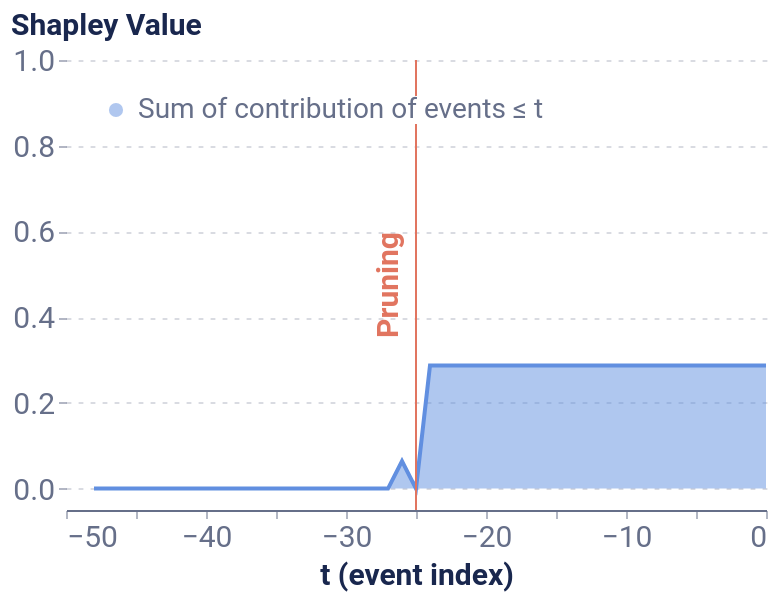

Write notebook code for a chart like this one.
### Code cell
number_of_events = single_instance_data.shape[1]
pruning_plot = plot_temp_coalition_pruning(coal_plot_data, coal_prun_idx, plot_limit=number_of_events)
pruning_plot

### Figure 1 — Vega-Lite specification as saved in the notebook (floating-point values rounded to 4 significant figures)
{"config": {"axis": {"domain": true, "domainColor": "#666F89", "grid": false, "gridCap": "round", "gridColor": "#B3B7C4", "gridDash": [2, 4], "gridWidth": 0.5, "labelColor": "#666F89", "labelFont": "Roboto, Arial, sans-serif", "labelPadding": 2, "tickColor": "#666F89", "tickOpacity": 0.5, "tickSize": 4, "titleColor": "#19274E", "titleFont": "Roboto, Arial, sans-serif", "titleFontSize": 12}, "axisBand": {"domain": true, "labelPadding": 4, "ticks": false}, "axisY": {"domain": false, "titleAlign": "left", "titleAngle": 0, "titleX": -20, "titleY": -10}, "legend": {"labelColor": "#666F89", "labelFont": "Roboto, Arial, sans-serif", "labelFontSize": 12, "symbolSize": 40, "titleColor": "#19274E", "titleFont": "Roboto, Arial, sans-serif", "titleFontSize": 12, "titlePadding": 4}, "arc": {"stroke": "#FFFFFF", "strokeWidth": 1}, "bar": {"fill": "#2770EB", "stroke": null}, "line": {"stroke": "#2770EB", "strokeWidth": 2}, "path": {"stroke": "#2770EB", "strokeWidth": 0.5}, "point": {"fill": "#2770EB", "shape": "circle", "filled": true}, "rect": {"fill": "#2770EB"}, "rule": {"stroke": "#666F89"}, "shape": {"stroke": "#2770EB"}, "text": {"color": "#19274E", "font": "Roboto, Arial, sans-serif", "fontSize": 12}, "range": {"category": ["#2770EB", "#77B98A", "#DA5252", "#FFC400", "#A87AEA", "#00A39E", "#19274E"], "diverging": ["#006360", "#2BB3AE", "#96D9D7", "#FFFFFF", "#EDAAAA", "#DA5252", "#811D1D"], "heatmap": ["#18448F", "#1B4EA5", "#2770EB", "#4C88EE", "#82ACF3", "#A6C4F7", "#E9F1FD"], "ramp": ["#18448F", "#1B4EA5", "#2770EB", "#4C88EE", "#82ACF3", "#A6C4F7", "#E9F1FD"]}, "background": "#FFFFFF", "group": {"fill": "#FFFFFF"}, "header": {"labelColor": "#19274E", "labelFont": "Roboto, Arial, sans-serif", "labelFontSize": 12, "titleColor": "#19274E", "titleFont": "Roboto, Arial, sans-serif", "titleFontSize": 16}, "title": {"anchor": "start", "color": "#19274E", "font": "Roboto, Arial, sans-serif", "fontSize": 20, "fontWeight": "bold", "offset": 20, "subtitleColor": "#19274E", "subtitleFontSize": 16}, "view": {"continuousHeight": 300, "continuousWidth": 400, "stroke": "transparent"}}, "layer": [{"mark": {"type": "area", "opacity": 0.5}, "encoding": {"color": {"field": "Coalition", "legend": {"fillColor": "white", "labelFontSize": 14, "labelLimit": 0, "orient": "top-left", "symbolSize": 50, "symbolStrokeWidth": 0, "title": null}, "scale": {"domain": ["Sum of contribution of events ≤ t"], "range": ["#618FE0"]}, "type": "nominal"}, "x": {"axis": {"labelFontSize": 15, "title": "t (event index)", "titleFontSize": 15}, "field": "t (event index)", "type": "quantitative"}, "y": {"axis": {"grid": true, "labelFontSize": 15, "titleFontSize": 15, "titleX": -28}, "field": "Shapley Value", "scale": {"domain": [-0.05, 1]}, "type": "quantitative"}}}, {"mark": "line", "encoding": {"color": {"field": "Coalition", "legend": {"fillColor": "white", "labelFontSize": 14, "labelLimit": 0, "orient": "top-left", "symbolSize": 50, "symbolStrokeWidth": 0, "title": null}, "scale": {"domain": ["Sum of contribution of events ≤ t"], "range": ["#618FE0"]}, "type": "nominal"}, "x": {"axis": {"labelFontSize": 15, "title": "t (event index)", "titleFontSize": 15}, "field": "t (event index)", "type": "quantitative"}, "y": {"axis": {"grid": true, "labelFontSize": 15, "titleFontSize": 15, "titleX": -28}, "field": "Shapley Value", "scale": {"domain": [-0.05, 1]}, "type": "quantitative"}}}, {"data": {"name": "data-3a7b7db6c2eceac850927f663c8c65eb"}, "mark": {"type": "rule", "color": "#E17560"}, "encoding": {"x": {"field": "x", "type": "quantitative"}}}, {"data": {"name": "data-305f86b23f33ea0cde7fa801cfca916a"}, "mark": {"type": "text", "angle": 270, "color": "#E17560", "fontSize": 15, "fontWeight": "bold", "text": "Pruning"}, "encoding": {"x": {"field": "x", "type": "quantitative"}}}], "data": {"name": "data-43a4f581de3409a2fcb85c01516fddaa"}, "height": 225, "width": 350, "$schema": "https://vega.github.io/schema/vega-lite/v4.17.0.json", "datasets": {"data-43a4f581de3409a2fcb85c01516fddaa": [{"Coalition": "Sum of contribution of events > t", "t (event index)": 0, "Shapley Value": 1.49e-08}, {"Coalition": "Sum of contribution of events ≤ t", "t (event index)": 0, "Shapley Value": 0.2869}, {"Coalition": "Sum of contribution of events > t", "t (event index)": -1, "Shapley Value": 0.0}, {"Coalition": "Sum of contribution of events ≤ t", "t (event index)": -1, "Shapley Value": 0.2869}, {"Coalition": "Sum of contribution of events > t", "t (event index)": -2, "Shapley Value": 0.0}, {"Coalition": "Sum of contribution of events ≤ t", "t (event index)": -2, "Shapley Value": 0.2869}, {"Coalition": "Sum of contribution of events > t", "t (event index)": -3, "Shapley Value": 0.0}, {"Coalition": "Sum of contribution of events ≤ t", "t (event index)": -3, "Shapley Value": 0.2869}, {"Coalition": "Sum of contribution of events > t", "t (event index)": -4, "Shapley Value": 0.0}, {"Coalition": "Sum of contribution of events ≤ t", "t (event index)": -4, "Shapley Value": 0.2869}, {"Coalition": "Sum of contribution of events > t", "t (event index)": -5, "Shapley Value": 0.0}, {"Coalition": "Sum of contribution of events ≤ t", "t (event index)": -5, "Shapley Value": 0.2869}, {"Coalition": "Sum of contribution of events > t", "t (event index)": -6, "Shapley Value": 0.0}, {"Coalition": "Sum of contribution of events ≤ t", "t (event index)": -6, "Shapley Value": 0.2869}, {"Coalition": "Sum of contribution of events > t", "t (event index)": -7, "Shapley Value": 0.0}, {"Coalition": "Sum of contribution of events ≤ t", "t (event index)": -7, "Shapley Value": 0.2869}, {"Coalition": "Sum of contribution of events > t", "t (event index)": -8, "Shapley Value": 0.0}, {"Coalition": "Sum of contribution of events ≤ t", "t (event index)": -8, "Shapley Value": 0.2869}, {"Coalition": "Sum of contribution of events > t", "t (event index)": -9, "Shapley Value": 0.0}, {"Coalition": "Sum of contribution of events ≤ t", "t (event index)": -9, "Shapley Value": 0.2869}, {"Coalition": "Sum of contribution of events > t", "t (event index)": -10, "Shapley Value": 0.0}, {"Coalition": "Sum of contribution of events ≤ t", "t (event index)": -10, "Shapley Value": 0.2869}, {"Coalition": "Sum of contribution of events > t", "t (event index)": -11, "Shapley Value": 0.0}, {"Coalition": "Sum of contribution of events ≤ t", "t (event index)": -11, "Shapley Value": 0.2869}, {"Coalition": "Sum of contribution of events > t", "t (event index)": -12, "Shapley Value": 0.0}, {"Coalition": "Sum of contribution of events ≤ t", "t (event index)": -12, "Shapley Value": 0.2869}, {"Coalition": "Sum of contribution of events > t", "t (event index)": -13, "Shapley Value": 0.0}, {"Coalition": "Sum of contribution of events ≤ t", "t (event index)": -13, "Shapley Value": 0.2869}, {"Coalition": "Sum of contribution of events > t", "t (event index)": -14, "Shapley Value": 0.0}, {"Coalition": "Sum of contribution of events ≤ t", "t (event index)": -14, "Shapley Value": 0.2869}, {"Coalition": "Sum of contribution of events > t", "t (event index)": -15, "Shapley Value": 0.0}, {"Coalition": "Sum of contribution of events ≤ t", "t (event index)": -15, "Shapley Value": 0.2869}, {"Coalition": "Sum of contribution of events > t", "t (event index)": -16, "Shapley Value": 0.0}, {"Coalition": "Sum of contribution of events ≤ t", "t (event index)": -16, "Shapley Value": 0.2869}, {"Coalition": "Sum of contribution of events > t", "t (event index)": -17, "Shapley Value": 0.0}, {"Coalition": "Sum of contribution of events ≤ t", "t (event index)": -17, "Shapley Value": 0.2869}, {"Coalition": "Sum of contribution of events > t", "t (event index)": -18, "Shapley Value": 0.0}, {"Coalition": "Sum of contribution of events ≤ t", "t (event index)": -18, "Shapley Value": 0.2869}, {"Coalition": "Sum of contribution of events > t", "t (event index)": -19, "Shapley Value": 0.0}, {"Coalition": "Sum of contribution of events ≤ t", "t (event index)": -19, "Shapley Value": 0.2869}, {"Coalition": "Sum of contribution of events > t", "t (event index)": -20, "Shapley Value": 0.0}, {"Coalition": "Sum of contribution of events ≤ t", "t (event index)": -20, "Shapley Value": 0.2869}, {"Coalition": "Sum of contribution of events > t", "t (event index)": -21, "Shapley Value": 0.0}, {"Coalition": "Sum of contribution of events ≤ t", "t (event index)": -21, "Shapley Value": 0.2869}, {"Coalition": "Sum of contribution of events > t", "t (event index)": -22, "Shapley Value": 0.0}, {"Coalition": "Sum of contribution of events ≤ t", "t (event index)": -22, "Shapley Value": 0.2869}, {"Coalition": "Sum of contribution of events > t", "t (event index)": -23, "Shapley Value": 0.0}, {"Coalition": "Sum of contribution of events ≤ t", "t (event index)": -23, "Shapley Value": 0.2869}, {"Coalition": "Sum of contribution of events > t", "t (event index)": -24, "Shapley Value": 0.0}, {"Coalition": "Sum of contribution of events ≤ t", "t (event index)": -24, "Shapley Value": 0.2869}, {"Coalition": "Sum of contribution of events > t", "t (event index)": -25, "Shapley Value": 0.2869}, {"Coalition": "Sum of contribution of events ≤ t", "t (event index)": -25, "Shapley Value": 0.0}, {"Coalition": "Sum of contribution of events > t", "t (event index)": -26, "Shapley Value": 0.2231}, {"Coalition": "Sum of contribution of events ≤ t", "t (event index)": -26, "Shapley Value": 0.06385}, {"Coalition": "Sum of contribution of events > t", "t (event index)": -27, "Shapley Value": 0.2869}, {"Coalition": "Sum of contribution of events ≤ t", "t (event index)": -27, "Shapley Value": 0.0}, {"Coalition": "Sum of contribution of events > t", "t (event index)": -28, "Shapley Value": 0.2869}, {"Coalition": "Sum of contribution of events ≤ t", "t (event index)": -28, "Shapley Value": 0.0}, {"Coalition": "Sum of contribution of events > t", "t (event index)": -29, "Shapley Value": 0.2869}, {"Coalition": "Sum of contribution of events ≤ t", "t (event index)": -29, "Shapley Value": 0.0}, {"Coalition": "Sum of contribution of events > t", "t (event index)": -30, "Shapley Value": 0.2869}, {"Coalition": "Sum of contribution of events ≤ t", "t (event index)": -30, "Shapley Value": 0.0}, {"Coalition": "Sum of contribution of events > t", "t (event index)": -31, "Shapley Value": 0.2869}, {"Coalition": "Sum of contribution of events ≤ t", "t (event index)": -31, "Shapley Value": 0.0}, {"Coalition": "Sum of contribution of events > t", "t (event index)": -32, "Shapley Value": 0.2869}, {"Coalition": "Sum of contribution of events ≤ t", "t (event index)": -32, "Shapley Value": 0.0}, {"Coalition": "Sum of contribution of events > t", "t (event index)": -33, "Shapley Value": 0.2869}, {"Coalition": "Sum of contribution of events ≤ t", "t (event index)": -33, "Shapley Value": 0.0}, {"Coalition": "Sum of contribution of events > t", "t (event index)": -34, "Shapley Value": 0.2869}, {"Coalition": "Sum of contribution of events ≤ t", "t (event index)": -34, "Shapley Value": 0.0}, {"Coalition": "Sum of contribution of events > t", "t (event index)": -35, "Shapley Value": 0.2869}, {"Coalition": "Sum of contribution of events ≤ t", "t (event index)": -35, "Shapley Value": 0.0}, {"Coalition": "Sum of contribution of events > t", "t (event index)": -36, "Shapley Value": 0.2869}, {"Coalition": "Sum of contribution of events ≤ t", "t (event index)": -36, "Shapley Value": 0.0}, {"Coalition": "Sum of contribution of events > t", "t (event index)": -37, "Shapley Value": 0.2869}, {"Coalition": "Sum of contribution of events ≤ t", "t (event index)": -37, "Shapley Value": 0.0}, {"Coalition": "Sum of contribution of events > t", "t (event index)": -38, "Shapley Value": 0.2869}, {"Coalition": "Sum of contribution of events ≤ t", "t (event index)": -38, "Shapley Value": 0.0}, {"Coalition": "Sum of contribution of events > t", "t (event index)": -39, "Shapley Value": 0.2869}, {"Coalition": "Sum of contribution of events ≤ t", "t (event index)": -39, "Shapley Value": 0.0}, {"Coalition": "Sum of contribution of events > t", "t (event index)": -40, "Shapley Value": 0.2869}, {"Coalition": "Sum of contribution of events ≤ t", "t (event index)": -40, "Shapley Value": 0.0}, {"Coalition": "Sum of contribution of events > t", "t (event index)": -41, "Shapley Value": 0.2869}, {"Coalition": "Sum of contribution of events ≤ t", "t (event index)": -41, "Shapley Value": 0.0}, {"Coalition": "Sum of contribution of events > t", "t (event index)": -42, "Shapley Value": 0.2869}, {"Coalition": "Sum of contribution of events ≤ t", "t (event index)": -42, "Shapley Value": 0.0}, {"Coalition": "Sum of contribution of events > t", "t (event index)": -43, "Shapley Value": 0.2869}, {"Coalition": "Sum of contribution of events ≤ t", "t (event index)": -43, "Shapley Value": 0.0}, {"Coalition": "Sum of contribution of events > t", "t (event index)": -44, "Shapley Value": 0.2869}, {"Coalition": "Sum of contribution of events ≤ t", "t (event index)": -44, "Shapley Value": 0.0}, {"Coalition": "Sum of contribution of events > t", "t (event index)": -45, "Shapley Value": 0.2869}, {"Coalition": "Sum of contribution of events ≤ t", "t (event index)": -45, "Shapley Value": 0.0}, {"Coalition": "Sum of contribution of events > t", "t (event index)": -46, "Shapley Value": 0.2869}, {"Coalition": "Sum of contribution of events ≤ t", "t (event index)": -46, "Shapley Value": 0.0}, {"Coalition": "Sum of contribution of events > t", "t (event index)": -47, "Shapley Value": 0.2869}, {"Coalition": "Sum of contribution of events ≤ t", "t (event index)": -47, "Shapley Value": 0.0}, {"Coalition": "Sum of contribution of events > t", "t (event index)": -48, "Shapley Value": 0.2869}, {"Coalition": "Sum of contribution of events ≤ t", "t (event index)": -48, "Shapley Value": 1.49e-08}], "data-3a7b7db6c2eceac850927f663c8c65eb": [{"x": -25}], "data-305f86b23f33ea0cde7fa801cfca916a": [{"x": -27}]}}
